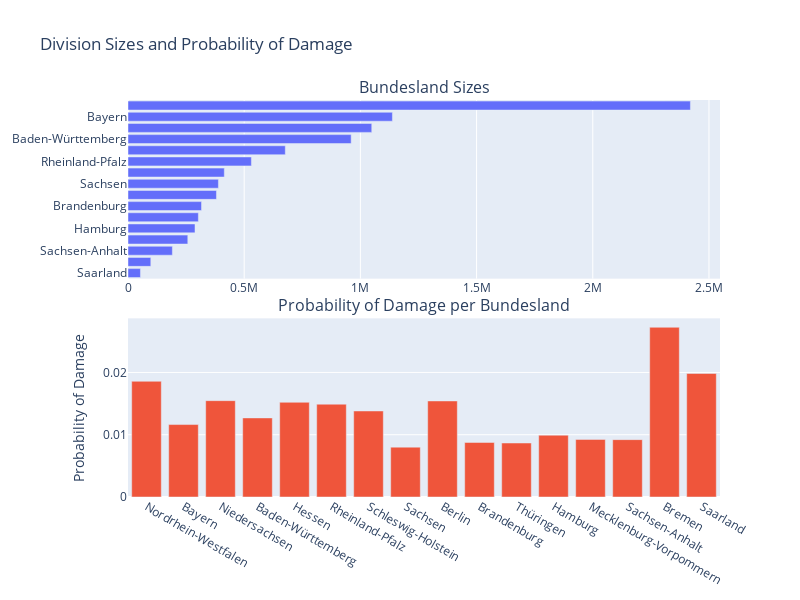

This figure's notebook cell:
### Code cell
# Calculate the total number of observations and the percentage of damage by category
total_counts = df.groupby('Bundesland').size().reset_index(name='total_count')
damage_counts = df[df['DAMAGE'] == 1].groupby('Bundesland').size().reset_index(name='damage_count')
summary = total_counts.merge(damage_counts, on='Bundesland', how='left').fillna(0)
summary['damage_prob'] = (summary['damage_count'] / summary['total_count'])
summary['bundesland_percent'] = (summary['total_count'] / summary['total_count'].sum())

# Sort summary
summary = summary.sort_values(by='total_count', ascending=True).reset_index(drop=True)

# Create a subplot
fig_bundesland_1 = make_subplots(rows=2, cols=1, shared_xaxes=False, 
                    vertical_spacing=0.1, subplot_titles=("Bundesland Sizes", "Probability of Damage per Bundesland"))

# Add horizontal bar chart
fig_bundesland_1.add_trace(go.Bar(
    y=summary['Bundesland'],
    x=summary['total_count'],
    orientation='h',
    name='Bundesland Size'
), row=1, col=1)

# Sort summary
summary = summary.sort_values(by='total_count', ascending=False).reset_index(drop=True)

# Add bar chart for percentage of damage
fig_bundesland_1.add_trace(go.Bar(
    x=summary['Bundesland'],
    y=summary['damage_prob'],
    name='Probability of Damage'
), row=2, col=1)

# Update layout
fig_bundesland_1.update_layout(height=600, width=800, showlegend=False, 
                  title_text="Division Sizes and Probability of Damage",
                  yaxis2_title="Probability of Damage")

fig_bundesland_1.show()

### Figure 1 — Plotly figure (JSON) as saved in the notebook; plotly's stock layout.template omitted (floating-point values rounded to 4 significant figures)
{"data": [{"name": "Bundesland Size", "orientation": "h", "type": "bar", "x": [53580, 98113, 190919, 257296, 288298, 302754, 316362, 380652, 389015, 414474, 530944, 676880, 960349, 1048879, 1137763, 2420083], "xaxis": "x", "y": ["Saarland", "Bremen", "Sachsen-Anhalt", "Mecklenburg-Vorpommern", "Hamburg", "Thüringen", "Brandenburg", "Berlin", "Sachsen", "Schleswig-Holstein", "Rheinland-Pfalz", "Hessen", "Baden-Württemberg", "Niedersachsen", "Bayern", "Nordrhein-Westfalen"], "yaxis": "y"}, {"name": "Probability of Damage", "type": "bar", "x": ["Nordrhein-Westfalen", "Bayern", "Niedersachsen", "Baden-Württemberg", "Hessen", "Rheinland-Pfalz", "Schleswig-Holstein", "Sachsen", "Berlin", "Brandenburg", "Thüringen", "Hamburg", "Mecklenburg-Vorpommern", "Sachsen-Anhalt", "Bremen", "Saarland"], "xaxis": "x2", "y": [0.01858, 0.01164, 0.01547, 0.0127, 0.01521, 0.01491, 0.01382, 0.008007, 0.01542, 0.008762, 0.00867, 0.009927, 0.00925, 0.009213, 0.02725, 0.01984], "yaxis": "y2"}], "layout": {"annotations": [{"font": {"size": 16}, "showarrow": false, "text": "Bundesland Sizes", "x": 0.5, "xanchor": "center", "xref": "paper", "y": 1, "yanchor": "bottom", "yref": "paper"}, {"font": {"size": 16}, "showarrow": false, "text": "Probability of Damage per Bundesland", "x": 0.5, "xanchor": "center", "xref": "paper", "y": 0.45, "yanchor": "bottom", "yref": "paper"}], "height": 600, "showlegend": false, "title": {"text": "Division Sizes and Probability of Damage"}, "width": 800, "xaxis": {"anchor": "y", "domain": [0, 1]}, "xaxis2": {"anchor": "y2", "domain": [0, 1]}, "yaxis": {"anchor": "x", "domain": [0.55, 1]}, "yaxis2": {"anchor": "x2", "domain": [0, 0.45], "title": {"text": "Probability of Damage"}}}}
